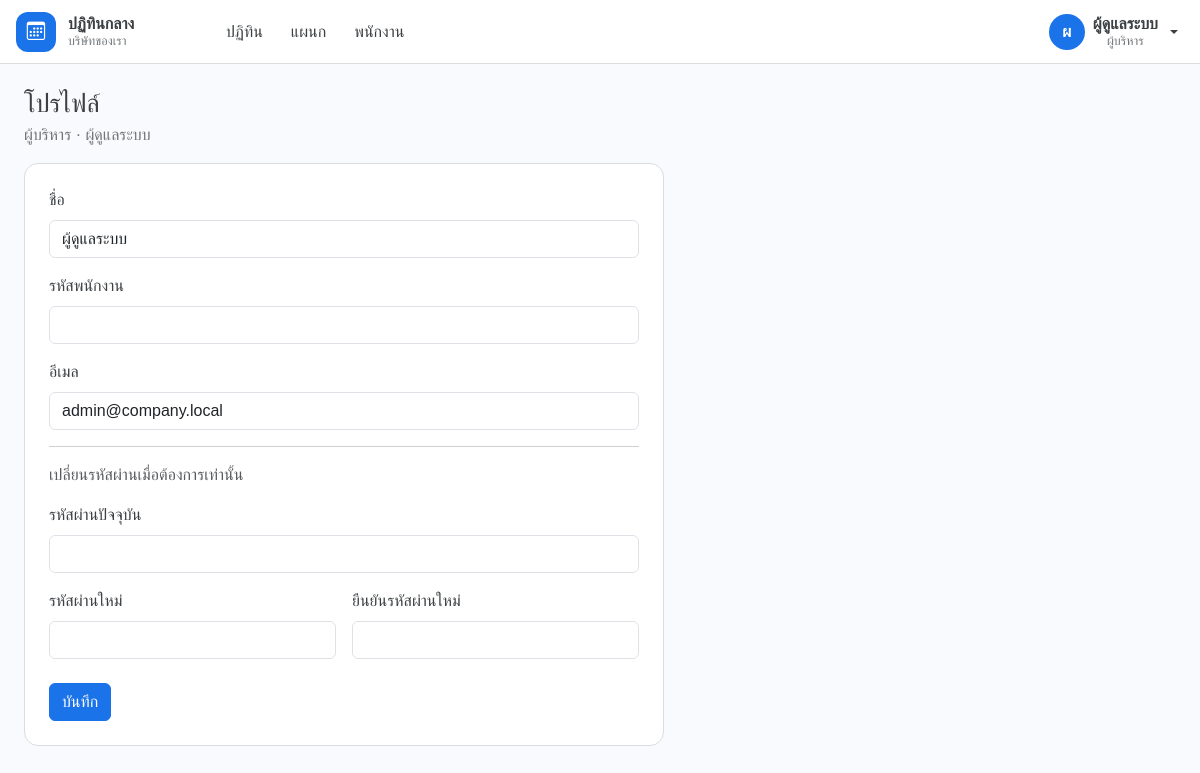
Before: /index.php?r=profile (signed in) with the older database file.
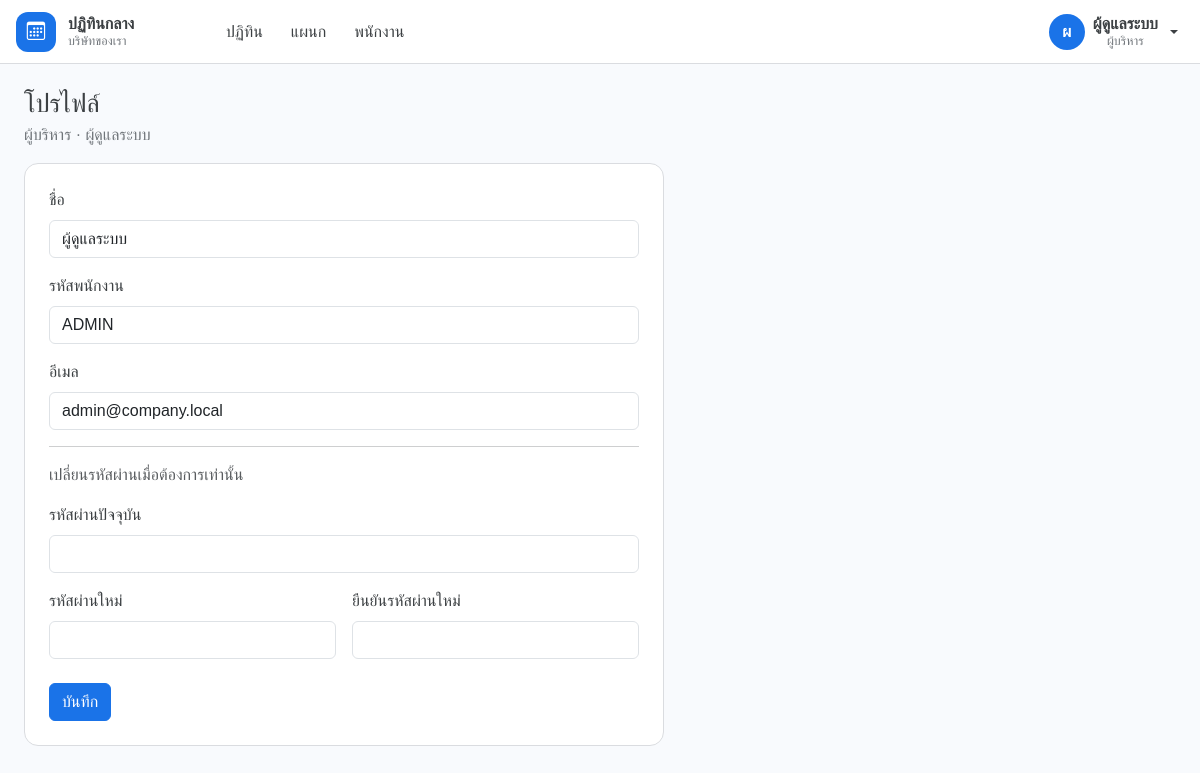
After: the same page with the newer database file.
### tables this page shows
CREATE TABLE users (
  id INT UNSIGNED AUTO_INCREMENT PRIMARY KEY,
  department_id INT UNSIGNED NOT NULL,
  name VARCHAR(120) NOT NULL,
  employee_code VARCHAR(20) NULL,
  email VARCHAR(190) NOT NULL,
  password_hash VARCHAR(255) NOT NULL,
  role ENUM('admin', 'employee') NOT NULL DEFAULT 'employee',
  is_active TINYINT(1) NOT NULL DEFAULT 1,
  created_at TIMESTAMP DEFAULT CURRENT_TIMESTAMP,
  UNIQUE KEY uq_users_email (email),
  UNIQUE KEY uq_users_employee_code (employee_code),
  CONSTRAINT fk_users_department FOREIGN KEY (department_id) REFERENCES departments (id)
    ON UPDATE CASCADE ON DELETE RESTRICT
);

CREATE TABLE departments (
  id INT UNSIGNED AUTO_INCREMENT PRIMARY KEY,
  name VARCHAR(100) NOT NULL,
  color CHAR(7) NOT NULL DEFAULT '#1a73e8',
  description VARCHAR(255) NULL,
  created_at TIMESTAMP DEFAULT CURRENT_TIMESTAMP,
  UNIQUE KEY uq_departments_name (name)
);

### app/helpers.php (called while the page is built, shortened)
<?php
function app_config(?string $key = null): mixed
{
    static $config = null;
    if ($config === null) {
        $config = require __DIR__ . '/config/app.php';
    }
    return $config[$key] ?? null;
}
function e(mixed $value): string
{
    return htmlspecialchars((string) ($value ?? ''), ENT_QUOTES, 'UTF-8');
}
function app_web_base(): string
{
    $dir = str_replace('\\', '/', dirname($_SERVER['SCRIPT_NAME'] ?? ''));
    return rtrim($dir, '/');
}
function url(string $route = ''): string
{
    $index = app_web_base() . '/index.php';
    return $index . '?r=' . $route;
}
function asset(string $path): string
{
    return app_web_base() . '/assets/' . ltrim($path, '/');
}
function current_route(): string
{
    $route = trim((string) ($_GET['r'] ?? 'calendar'), '/');
    return $route === '' ? 'calendar' : $route;
}
function csrf_token(): string
{
    return $_SESSION['csrf'];
}
function pull_flash(): ?array
{
    $flash = $_SESSION['flash'] ?? null;
    return is_array($flash) ? $flash : null;
}
function pull_old(): array
{
    $old = $_SESSION['old'] ?? [];
    return is_array($old) ? $old : [];
}
function current_user(): ?array
{
    $user = $_SESSION['user'] ?? null;
    return is_array($user) ? $user : null;
}
function view(string $template, array $data = [], string $layout = 'layouts/app'): void
{
    $viewFile = __DIR__ . '/views/' . $template . '.php';
    $layoutFile = __DIR__ . '/views/' . $layout . '.php';
    $data['flash'] = pull_flash();
    $data['old'] = pull_old();
    $data['currentUser'] = current_user();
    $data['appName'] = (string) app_config('name');
    $data['companyName'] = (string) app_config('company');
    $data['routeName'] = current_route();
    $data['csrfToken'] = csrf_token();
    extract($data, EXTR_SKIP);
    require $viewFile;
    $content = ob_get_clean();
    require $layoutFile;
}

### app/Controllers/ProfileController.php (called while the page is built, shortened)
<?php
final class ProfileController extends Controller
{
    public function index(): void
    {
        view('profile/index');
    }
}

### app/Core/Database.php (called while the page is built, shortened)
<?php
final class Database
{
    public function all(string $sql, string $types = '', array $params = []): array
    {
        $statement = $this->run($sql, $types, $params);
        $result = $statement->get_result();
        return $result->fetch_all(MYSQLI_ASSOC);
    }
    public function one(string $sql, string $types = '', array $params = []): ?array
    {
        $rows = $this->all($sql, $types, $params);
        return $rows[0] ?? null;
    }
    public function execute(string $sql, string $types = '', array $params = []): int
    {
        $statement = $this->run($sql, $types, $params);
        return $statement->affected_rows;
    }
    private function run(string $sql, string $types, array $params): mysqli_stmt
    {
        $statement = $this->mysqli->prepare($sql);
        if ($types !== '') {
            $this->bind($statement, $types, $params);
        }
        $statement->execute();
        return $statement;
    }
    private function bind(mysqli_stmt $statement, string $types, array $params): void
    {
        $refs = [];
        foreach ($params as $index => $value) {
            $refs[$index] = &$params[$index];
        }
        $statement->bind_param($types, ...$refs);
    }
}

### app/Models/UserModel.php (called while the page is built, shortened)
<?php
final class UserModel
{
    public function find(int $id): ?array
    {
        return $this->db->one(
            'SELECT u.id, u.department_id, u.name, u.employee_code, u.email, u.role, u.is_active,
                    d.name AS department_name, d.color AS department_color
             FROM users u
             INNER JOIN departments d ON d.id = u.department_id
             WHERE u.id = ?',
            'i',
            [$id]
        );
    }
}

### app/Core/Auth.php (called while the page is built, shortened)
<?php
final class Auth
{
    public static function refresh(Database $db): void
    {
        $current = current_user();
        $row = (new UserModel($db))->find((int) $current['id']);
    }
}

### app/views/profile/index.php (the view, shortened to what the changed rows need)
<div class="page-head">
    <div>
        <h1>โปรไฟล์</h1>
        <p><?= e($currentUser['department_name']) ?> · <?= $currentUser['role'] === 'admin' ? 'ผู้ดูแลระบบ' : 'พนักงาน' ?></p>
    </div>
</div>
<div class="panel p-4" style="max-width: 640px;">
    <form method="post" action="<?= e(url('profile')) ?>">
        <div class="mb-3">
            <label class="form-label" for="name">ชื่อ</label>
            <input class="form-control" id="name" name="name" value="<?= e($currentUser['name']) ?>" maxlength="120" required>
        </div>
        <div class="mb-3">
            <label class="form-label" for="employee_code">รหัสพนักงาน</label>
            <input class="form-control" id="employee_code" value="<?= e($currentUser['employee_code'] ?? '') ?>" readonly>
        </div>
        <div class="mb-3">
            <label class="form-label" for="email">อีเมล</label>
            <input class="form-control" id="email" value="<?= e($currentUser['email']) ?>" readonly>
        </div>
    </form>
</div>

### app/views/layouts/app.php (shortened to what the changed rows need)
<!doctype html>
<html lang="th">
<head>
    <link rel="stylesheet" href="<?= e(asset('vendor/bootstrap/bootstrap.min.css')) ?>">
    <link rel="stylesheet" href="<?= e(asset('vendor/bootstrap-icons/bootstrap-icons.min.css')) ?>">
    <link rel="stylesheet" href="<?= e(asset('css/app.css')) ?>">
</head>
<body class="app-body">
<div class="app-shell">
    <header class="topbar">
        <?php if ($currentUser): ?>
            <div class="dropdown ms-auto">
                <button class="user-btn dropdown-toggle" type="button" data-bs-toggle="dropdown" aria-expanded="false">
                    <span class="avatar"><?= e(mb_substr($currentUser['name'], 0, 1)) ?></span>
                    <span class="user-meta">
                        <strong><?= e($currentUser['name']) ?></strong>
                        <small><?= e($currentUser['department_name']) ?></small>
                    </span>
                </button>
            </div>
        <?php else: ?>
            <a class="btn btn-primary ms-auto" href="<?= e(url('login')) ?>">เข้าสู่ระบบ</a>
        <?php endif; ?>
    </header>
    <main class="<?= !empty($fullWidth) ? 'main-flush' : 'main-page' ?>">
        <?= $content ?>
    </main>
</div>
</body>
</html>

Changed rows visible on the page:
changed users "ผู้ดูแลระบบ": employee_code (not shown) → "ADMIN"
